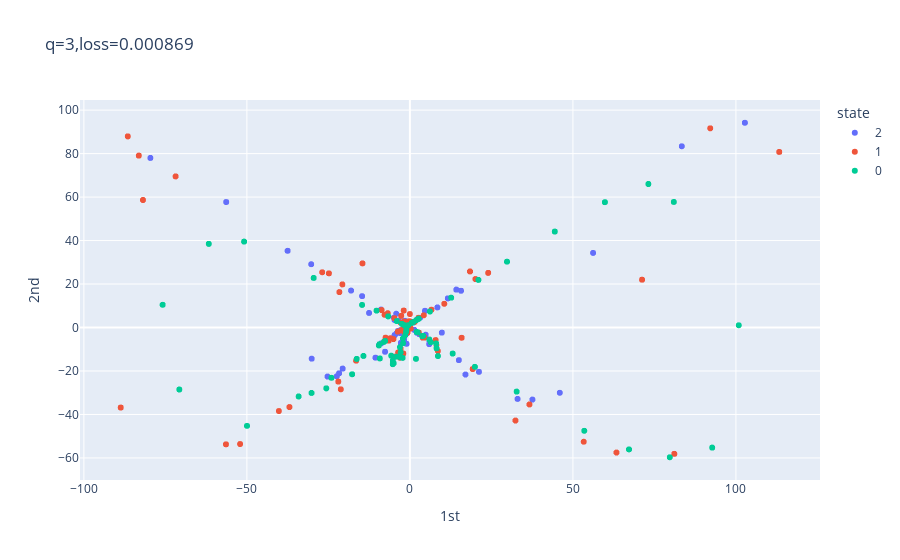

The code cell stored with this chart in its notebook:
### Code cell
Adam = tf.keras.optimizers.Adam(learning_rate=0.001,beta_1=0.9,beta_2=0.999,epsilon=1e-07)
SGD = tf.keras.optimizers.SGD(learning_rate=0.01,momentum=0.0,nesterov=False)
model.compile(loss='mse',optimizer=Adam)
history = model.fit(X,X,epochs=100000,verbose=0,callbacks=[CustomCallback()])

### Figure 1 — Plotly figure (JSON) as saved in the notebook; plotly's stock layout.template omitted (floating-point values rounded to 4 significant figures; data arrays with more than 128 entries replaced by an {"elided": "..."} marker saying what was removed)
{"data": [{"hovertemplate": "state=2<br>1st=%{x}<br>2nd=%{y}<br>shift=%{text}<extra></extra>", "legendgroup": "2", "marker": {"color": "#636efa", "symbol": "circle"}, "mode": "markers+text", "name": "2", "showlegend": true, "text": {"elided": "6600 int values"}, "type": "scattergl", "x": {"elided": "6600 float values"}, "xaxis": "x", "y": {"elided": "6600 float values"}, "yaxis": "y"}, {"hovertemplate": "state=1<br>1st=%{x}<br>2nd=%{y}<br>shift=%{text}<extra></extra>", "legendgroup": "1", "marker": {"color": "#EF553B", "symbol": "circle"}, "mode": "markers+text", "name": "1", "showlegend": true, "text": {"elided": "6700 int values"}, "type": "scattergl", "x": {"elided": "6700 float values"}, "xaxis": "x", "y": {"elided": "6700 float values"}, "yaxis": "y"}, {"hovertemplate": "state=0<br>1st=%{x}<br>2nd=%{y}<br>shift=%{text}<extra></extra>", "legendgroup": "0", "marker": {"color": "#00cc96", "symbol": "circle"}, "mode": "markers+text", "name": "0", "showlegend": true, "text": {"elided": "6700 int values"}, "type": "scattergl", "x": {"elided": "6700 float values"}, "xaxis": "x", "y": {"elided": "6700 float values"}, "yaxis": "y"}], "layout": {"autosize": true, "legend": {"title": {"text": "state"}, "tracegroupgap": 0}, "title": {"text": "q=3,loss=0.000869"}, "xaxis": {"anchor": "y", "autorange": true, "domain": [0, 1], "range": [-101.4, 126.0], "title": {"text": "1st"}, "type": "linear"}, "yaxis": {"anchor": "x", "autorange": true, "domain": [0, 1], "range": [-71.59, 106.1], "title": {"text": "2nd"}, "type": "linear"}}}
